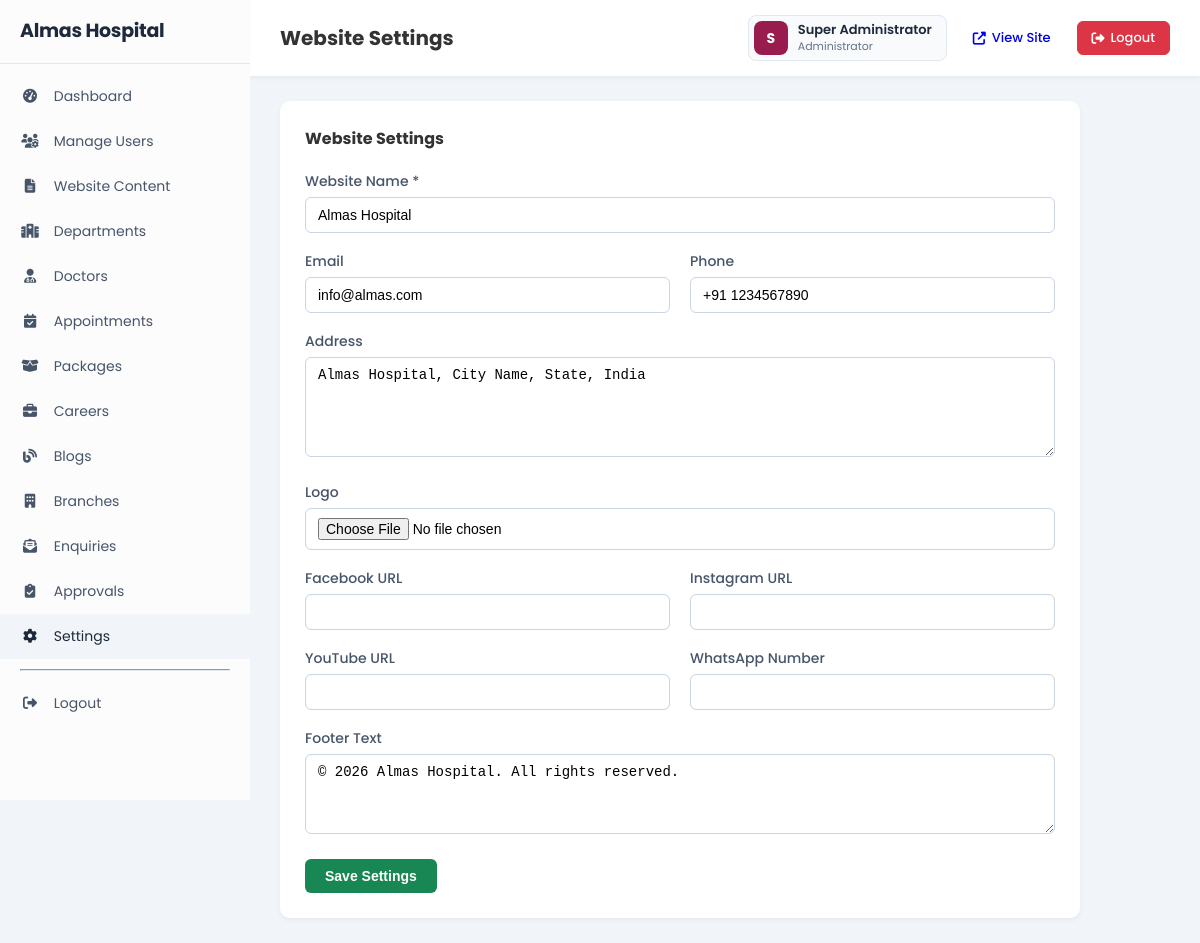
Screenshot of /admin/settings.php (signed in) with the database file from the repository.
### tables this page shows
CREATE TABLE IF NOT EXISTS website_settings (
    id INT PRIMARY KEY AUTO_INCREMENT,
    website_name VARCHAR(255) NOT NULL,
    logo VARCHAR(255) NULL,
    email VARCHAR(150) NULL,
    phone VARCHAR(20) NULL,
    address TEXT NULL,
    facebook VARCHAR(500) NULL,
    instagram VARCHAR(500) NULL,
    youtube VARCHAR(500) NULL,
    whatsapp VARCHAR(20) NULL,
    footer_text TEXT NULL,
    updated_by INT NULL,
    updated_at TIMESTAMP DEFAULT CURRENT_TIMESTAMP ON UPDATE CURRENT_TIMESTAMP,
    FOREIGN KEY (updated_by) REFERENCES users(id) ON DELETE SET NULL
);

### includes/functions.php (called while the page is built, shortened)
<?php
function sanitizeInput($data) {
    return htmlspecialchars(trim($data), ENT_QUOTES, 'UTF-8');
}
function getSetting($key = null) {
    global $conn;
    $result = mysqli_query($conn, "SELECT * FROM website_settings WHERE id = 1 LIMIT 1");
    return mysqli_fetch_assoc($result);
}

### includes/auth.php (called while the page is built, shortened)
<?php
function hasRole($role) {
    return isset($_SESSION['user_role']) && $_SESSION['user_role'] === $role;
}
function hasAnyRole($roles) {
    return isset($_SESSION['user_role']) && in_array($_SESSION['user_role'], $roles);
}

### admin/settings.php (the view, shortened to what this page needs)
<?php
$pageTitle = 'Website Settings';
require_once 'header.php';
$settings = getSetting();
?>
<div class="form-container">
    <h5>Website Settings</h5>
    <form method="POST" action="" enctype="multipart/form-data">
        <div class="form-group">
            <label>Website Name *</label>
            <input type="text" name="website_name" class="form-control" value="<?= sanitizeInput($settings['website_name'] ?? '') ?>" required>
        </div>
        <div class="form-row">
            <div class="form-group">
                <label>Email</label>
                <input type="email" name="email" class="form-control" value="<?= sanitizeInput($settings['email'] ?? '') ?>">
            </div>
            <div class="form-group">
                <label>Phone</label>
                <input type="text" name="phone" class="form-control" value="<?= sanitizeInput($settings['phone'] ?? '') ?>">
            </div>
        </div>
        <div class="form-group">
            <label>Address</label>
            <textarea name="address" class="form-control"><?= sanitizeInput($settings['address'] ?? '') ?></textarea>
        </div>
        <div class="form-group">
            <label>Logo</label>
            <input type="file" name="logo" class="form-control" accept="image/*">
        </div>
        <div class="form-row">
            <div class="form-group">
                <label>Facebook URL</label>
                <input type="text" name="facebook" class="form-control" value="<?= sanitizeInput($settings['facebook'] ?? '') ?>">
            </div>
            <div class="form-group">
                <label>Instagram URL</label>
                <input type="text" name="instagram" class="form-control" value="<?= sanitizeInput($settings['instagram'] ?? '') ?>">
            </div>
        </div>
        <div class="form-row">
            <div class="form-group">
                <label>YouTube URL</label>
                <input type="text" name="youtube" class="form-control" value="<?= sanitizeInput($settings['youtube'] ?? '') ?>">
            </div>
            <div class="form-group">
                <label>WhatsApp Number</label>
                <input type="text" name="whatsapp" class="form-control" value="<?= sanitizeInput($settings['whatsapp'] ?? '') ?>">
            </div>
        </div>
        <div class="form-group">
            <label>Footer Text</label>
            <textarea name="footer_text" class="form-control" style="min-height:80px;"><?= sanitizeInput($settings['footer_text'] ?? '') ?></textarea>
        </div>
        <button type="submit" name="save" class="btn btn-success">Save Settings</button>
    </form>
</div>
<?php require_once 'footer.php'; ?>

### admin/header.php (shortened to what this page needs)
<?php
require_once __DIR__ . '/../includes/config.php';
require_once __DIR__ . '/../includes/auth.php';
require_once __DIR__ . '/../includes/functions.php';
$settings = getSetting();
$currentPage = basename($_SERVER['PHP_SELF']);
?>
<!DOCTYPE html>
<html lang="en">
<head>
    <link rel="stylesheet" href="<?= SITE_URL ?>/assets/css/admin.css?v=<?= time() ?>">
    <link rel="stylesheet" href="https://cdnjs.cloudflare.com/ajax/libs/font-awesome/6.5.1/css/all.min.css">
</head>
<body>
<aside class="sidebar" id="sidebar">
    <div class="sidebar-logo">
        <a href="<?= SITE_URL ?>/admin/index.php">
            <span class="logo-text"><?= sanitizeInput($settings['website_name'] ?? 'Admin') ?></span>
        </a>
    </div>
    <nav class="sidebar-nav">
        <a href="<?= SITE_URL ?>/admin/index.php" class="<?= $currentPage == 'index.php' ? 'active' : '' ?>"><i class="fas fa-gauge-high"></i> Dashboard</a>
        <?php if (hasRole('Administrator')): ?>
        <a href="<?= SITE_URL ?>/admin/users.php" class="<?= $currentPage == 'users.php' ? 'active' : '' ?>"><i class="fas fa-users-gear"></i> Manage Users</a>
        <?php endif; ?>
        <?php if (hasAnyRole(['Administrator', 'Content Creator', 'Content Approver'])): ?>
        <a href="<?= SITE_URL ?>/admin/content.php" class="<?= $currentPage == 'content.php' ? 'active' : '' ?>"><i class="fas fa-file-lines"></i> Website Content</a>
        <a href="<?= SITE_URL ?>/admin/departments.php" class="<?= $currentPage == 'departments.php' ? 'active' : '' ?>"><i class="fas fa-hospital"></i> Departments</a>
        <a href="<?= SITE_URL ?>/admin/doctors.php" class="<?= $currentPage == 'doctors.php' ? 'active' : '' ?>"><i class="fas fa-user-doctor"></i> Doctors</a>
        <a href="<?= SITE_URL ?>/admin/appointments.php" class="<?= $currentPage == 'appointments.php' ? 'active' : '' ?>"><i class="fas fa-calendar-check"></i> Appointments</a>
        <a href="<?= SITE_URL ?>/admin/packages.php" class="<?= $currentPage == 'packages.php' ? 'active' : '' ?>"><i class="fas fa-box-open"></i> Packages</a>
        <a href="<?= SITE_URL ?>/admin/careers.php" class="<?= $currentPage == 'careers.php' ? 'active' : '' ?>"><i class="fas fa-briefcase"></i> Careers</a>
        <a href="<?= SITE_URL ?>/admin/blogs.php" class="<?= $currentPage == 'blogs.php' ? 'active' : '' ?>"><i class="fas fa-blog"></i> Blogs</a>
        <a href="<?= SITE_URL ?>/admin/branches.php" class="<?= $currentPage == 'branches.php' ? 'active' : '' ?>"><i class="fas fa-building"></i> Branches</a>
        <a href="<?= SITE_URL ?>/admin/enquiries.php" class="<?= $currentPage == 'enquiries.php' ? 'active' : '' ?>"><i class="fas fa-envelope-open-text"></i> Enquiries</a>
        <?php endif; ?>
        <?php if (hasAnyRole(['Administrator', 'Content Approver'])): ?>
        <a href="<?= SITE_URL ?>/admin/approvals.php" class="<?= $currentPage == 'approvals.php' ? 'active' : '' ?>"><i class="fas fa-clipboard-check"></i> Approvals</a>
        <?php endif; ?>
        <?php if (hasRole('Administrator')): ?>
        <a href="<?= SITE_URL ?>/admin/settings.php" class="<?= $currentPage == 'settings.php' ? 'active' : '' ?>"><i class="fas fa-gear"></i> Settings</a>
        <?php endif; ?>
        <hr style="border-color:#e2e8f0;margin:10px 20px;">
        <a href="<?= SITE_URL ?>/admin/logout.php"><i class="fas fa-right-from-bracket"></i> Logout</a>
    </nav>
</aside>
<div class="main">
    <div class="topbar">
        <div>
            <h3><?= sanitizeInput($pageTitle ?? 'Dashboard') ?></h3>
        </div>
        <div class="user-info">
            <div class="user-badge">
                <div class="user-avatar"><?= strtoupper(substr($_SESSION['user_name'], 0, 1)) ?></div>
                <div class="user-details">
                    <span class="user-name"><?= sanitizeInput($_SESSION['user_name']) ?></span>
                    <span class="user-role"><?= sanitizeInput($_SESSION['user_role']) ?></span>
                </div>
            </div>
            <a href="<?= SITE_URL ?>"><i class="fas fa-external-link-alt"></i> View Site</a>
            <a href="<?= SITE_URL ?>/admin/logout.php"><i class="fas fa-right-from-bracket"></i> Logout</a>
        </div>
    </div>
    <div class="content">

### assets/css/admin.css (style rules this page uses)
:root { --sidebar: #FCFCFC; --sidebar-hover: #f1f5f9; --sidebar-width: 250px; --primary: #981c4e; --danger: #dc3545; --success: #198754; --warning: #ffc107; }
* { margin: 0; padding: 0; box-sizing: border-box; }
body { font-family: 'Poppins', sans-serif; background: #f1f5f9; display: flex; min-height: 100vh; }
.sidebar { width: var(--sidebar-width); background: var(--sidebar); color: #1e293b; position: fixed; top: 0; left: 0; height: 100vh; overflow-y: auto; transition: transform 0.3s; z-index: 1000; }
.sidebar-logo { padding: 20px; text-align: left; border-bottom: 1px solid #e2e8f0; }
.sidebar-logo a { display: flex; align-items: center; gap: 10px; color: #1e293b; text-decoration: none; }
.logo-text { font-size: 19px; font-weight: 700; letter-spacing: -0.3px; line-height: 1.2; white-space: nowrap; }
.sidebar-nav { padding: 10px 0; }
.sidebar-nav a { display: block; padding: 12px 20px; color: #475569; text-decoration: none; transition: all 0.3s; font-size: 14px; }
.sidebar-nav a:hover, .sidebar-nav a.active { background: var(--sidebar-hover); color: #1e293b; }
.sidebar-nav a i { margin-right: 10px; width: 20px; text-align: center; }
.main { margin-left: var(--sidebar-width); flex: 1; min-height: 100vh; }
.topbar { background: #fff; padding: 15px 30px; display: flex; justify-content: space-between; align-items: center; box-shadow: 0 2px 5px rgba(0, 0, 0, 0.05); }
.topbar h3 { font-size: 20px; color: #333; }
.topbar .user-info { display: flex; align-items: center; gap: 12px; }
.user-badge { display: flex; align-items: center; gap: 10px; padding: 5px 14px 5px 5px; background: #f8fafc; border: 1px solid #e2e8f0; border-radius: 8px; }
.user-avatar { width: 34px; height: 34px; border-radius: 8px; background: var(--primary); color: #fff; display: flex; align-items: center; justify-content: center; font-size: 14px; font-weight: 700; flex-shrink: 0; }
.user-details { display: flex; flex-direction: column; line-height: 1.3; }
.user-name { font-size: 13px; font-weight: 600; color: #1e293b; }
.user-role { font-size: 11px; color: #64748b; font-weight: 400; }
.topbar .user-info a { display: inline-flex; align-items: center; gap: 6px; padding: 6px 14px; border-radius: 6px; font-size: 13px; font-weight: 500; text-decoration: none; transition: all 0.2s ease; }
.topbar .user-info a[href*="logout"] { color: #fff; background: var(--danger); border: 1px solid var(--danger); }
.content { padding: 25px 30px; }
.form-container { background: #fff; border-radius: 10px; box-shadow: 0 2px 5px rgba(0, 0, 0, 0.05); padding: 25px; max-width: 800px; }
.form-container h5 { font-size: 16px; margin-bottom: 20px; color: #333; }
.form-row { display: flex; gap: 20px; flex-wrap: wrap; }
.form-row .form-group { flex: 1; min-width: 200px; }
.form-group { margin-bottom: 18px; }
.form-group label { display: block; margin-bottom: 5px; font-weight: 500; color: #475569; font-size: 14px; }
.form-control { width: 100%; padding: 9px 12px; border: 1px solid #cbd5e1; border-radius: 6px; font-size: 14px; transition: border-color 0.3s; }
textarea.form-control { min-height: 100px; resize: vertical; }
.btn { padding: 9px 20px; border: none; border-radius: 6px; font-size: 14px; font-weight: 600; cursor: pointer; transition: all 0.3s; display: inline-block; }
.btn-success { background: var(--success); color: #fff; }

### rows the page displays
website_settings: website_name "Almas Hospital", email "info@almas.com", phone "+91 1234567890", address "Almas Hospital, City Name, State, India", footer_text "© 2026 Almas Hospital. All rights reserved."

### other values shown
sanitizeInput($pageTitle ?? 'Dashboard') "Website Settings"
substr($_SESSION['user_name'], 0, 1) "S"
sanitizeInput($_SESSION['user_name']) "Super Administrator"
sanitizeInput($_SESSION['user_role']) "Administrator"
